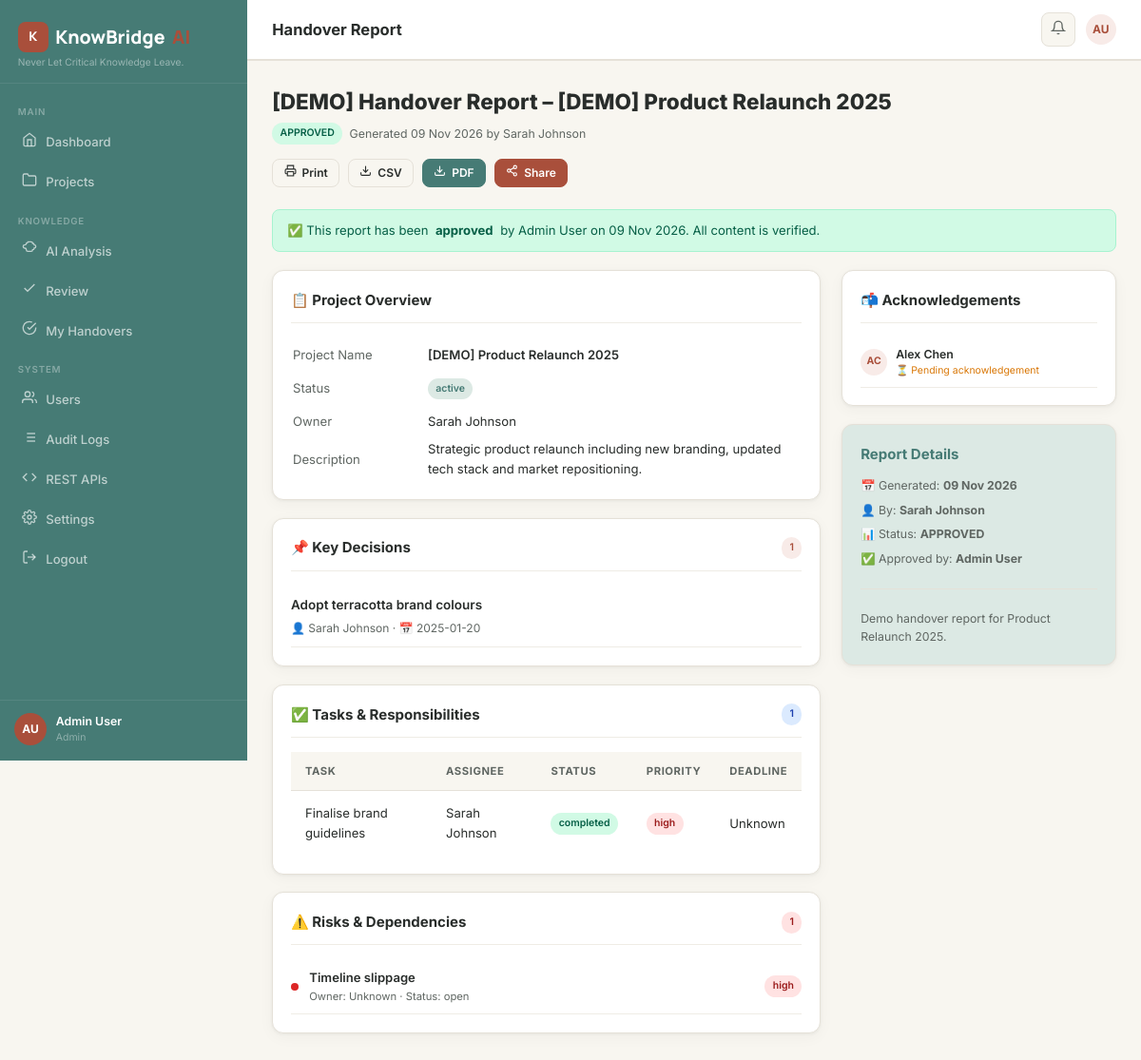
The page /reports/1 (signed in) on the database its author committed.
### app.py (models this page shows, shortened)
class User(UserMixin, db.Model):
    __tablename__ = 'users'
    id = db.Column(db.Integer, primary_key=True)
    name = db.Column(db.String(120), nullable=False)
    email = db.Column(db.String(255), unique=True, nullable=False)
    password_hash = db.Column(db.String(255), nullable=False)
    role = db.Column(db.String(30), default='team_member')  # admin / project_manager / team_member
    is_active = db.Column(db.Boolean, default=True)
    created_at = db.Column(db.DateTime, default=lambda: datetime.now(timezone.utc))
    avatar_initials = db.Column(db.String(4))
    projects_owned = db.relationship('Project', back_populates='owner', foreign_keys='Project.owner_id')
    memberships = db.relationship('ProjectMember', back_populates='user')
    documents = db.relationship('Document', back_populates='uploader')
    reviews = db.relationship('Review', back_populates='reviewer')
    audit_logs = db.relationship('AuditLog', back_populates='user')
    def is_admin(self): return self.role == 'admin'
    def is_pm(self): return self.role in ('admin', 'project_manager')
    def get_initials(self):
        parts = self.name.strip().split()
        return (''.join(p[0].upper() for p in parts[:2])) if parts else 'U'

class HandoverReport(db.Model):
    __tablename__ = 'handover_reports'
    id = db.Column(db.Integer, primary_key=True)
    project_id = db.Column(db.Integer, db.ForeignKey('projects.id'))
    generated_by_id = db.Column(db.Integer, db.ForeignKey('users.id'))
    title = db.Column(db.String(300))
    summary = db.Column(db.Text)
    content_json = db.Column(db.Text)
    status = db.Column(db.String(30), default='draft')  # draft/approved/shared
    approved_by_id = db.Column(db.Integer, db.ForeignKey('users.id'))
    approved_at = db.Column(db.DateTime)
    generated_at = db.Column(db.DateTime, default=lambda: datetime.now(timezone.utc))
    project = db.relationship('Project', back_populates='reports')
    generated_by = db.relationship('User', foreign_keys=[generated_by_id])
    approved_by = db.relationship('User', foreign_keys=[approved_by_id])
    acknowledgements = db.relationship('Acknowledgement', back_populates='report', cascade='all, delete-orphan')

class Acknowledgement(db.Model):
    __tablename__ = 'acknowledgements'
    id = db.Column(db.Integer, primary_key=True)
    report_id = db.Column(db.Integer, db.ForeignKey('handover_reports.id'))
    recipient_id = db.Column(db.Integer, db.ForeignKey('users.id'))
    status = db.Column(db.String(20), default='pending')  # pending/acknowledged
    acknowledged_at = db.Column(db.DateTime)
    notes = db.Column(db.Text)
    sent_at = db.Column(db.DateTime, default=lambda: datetime.now(timezone.utc))
    report = db.relationship('HandoverReport', back_populates='acknowledgements')
    recipient = db.relationship('User', foreign_keys=[recipient_id])

### app.py (the view)
@app.route('/reports/<int:rid>')
@login_required
def view_report(rid):
    rpt = db.session.get(HandoverReport, rid)
    if not rpt or not can_access_project(rpt.project_id):
        abort(404)
    content = json.loads(rpt.content_json or '{}')
    acks = Acknowledgement.query.filter_by(report_id=rid).all()
    users = User.query.filter_by(is_active=True).all()
    return render_template('report.html', report=rpt, content=content, acks=acks, users=users)

### app.py (called while the page is built, shortened)
@login_manager.user_loader
def load_user(uid): return db.session.get(User, int(uid))

def can_access_project(project_id):
    if current_user.is_admin():
        return True

@app.context_processor
def inject_globals():
    unread = 0
    if current_user.is_authenticated:
        unread = Notification.query.filter_by(user_id=current_user.id, is_read=False).count()
    return {'unread_notifications': unread, 'now': datetime.now(timezone.utc)}

### templates/report.html (shortened to what this page needs)
{% extends 'base.html' %}
{% block topbar_title %}Handover Report{% endblock %}
{% block content %}
<div class="page-header">
  <div>
    <div class="page-title">{{ report.title }}</div>
    <div style="display:flex;align-items:center;gap:.5rem;margin-top:.3rem;">
      <span class="badge {% if report.status=='approved' %}badge-success{% elif report.status=='shared' %}badge-info{% else %}badge-muted{% endif %}">{{ report.status.upper() }}</span>
      <span class="text-muted text-sm">Generated {{ report.generated_at.strftime('%d %b %Y') }} by {{ report.generated_by.name if report.generated_by else 'Unknown' }}</span>
    </div>
  </div>
  <div style="display:flex;gap:.6rem;flex-wrap:wrap;">
    <button onclick="window.print()" class="btn btn-outline btn-sm"><span data-icon="print"></span> Print</button>
    <a href="{{ url_for('download_report_csv', rid=report.id) }}" class="btn btn-outline btn-sm"><span data-icon="download"></span> CSV</a>
    <a href="{{ url_for('download_report_pdf', rid=report.id) }}" class="btn btn-forest btn-sm"><span data-icon="download"></span> PDF</a>
    {% if current_user.is_pm() and report.status in ('approved','shared') %}
    <button class="btn btn-primary btn-sm" onclick="Modal.open('share-modal')"><span data-icon="share"></span> Share</button>
    {% endif %}
  </div>
</div>
{% if report.status=='approved' or report.status=='shared' %}
<div style="background:#D1FAE5;border:1px solid #A7F3D0;border-radius:var(--radius-sm);padding:.75rem 1rem;margin-bottom:1.25rem;font-size:.875rem;color:#065F46;display:flex;align-items:center;gap:.5rem;">
  ✅ This report has been <strong>approved</strong>{% if report.approved_by %} by {{ report.approved_by.name }}{% endif %}{% if report.approved_at %} on {{ report.approved_at.strftime('%d %b %Y') }}{% endif %}. All content is verified.
</div>
{% endif %}
<div class="two-col-grid report-grid">
  <div>
    {% set proj = content.get('project', {}) %}
    <div class="card" style="margin-bottom:1.25rem;">
      <div class="card-header"><span class="card-title">📋 Project Overview</span></div>
      <table style="width:100%;font-size:.875rem;">
        <tr><td style="padding:.4rem 0;color:var(--text-secondary);width:140px;">Project Name</td><td style="font-weight:600;">{{ proj.get('name','—') }}</td></tr>
        <tr><td style="padding:.4rem 0;color:var(--text-secondary);">Status</td><td><span class="badge badge-sage">{{ proj.get('status','—') }}</span></td></tr>
        <tr><td style="padding:.4rem 0;color:var(--text-secondary);">Owner</td><td>{{ proj.get('owner','—') }}</td></tr>
        <tr><td style="padding:.4rem 0;color:var(--text-secondary);">Description</td><td>{{ proj.get('description','—') }}</td></tr>
      </table>
    </div>
    {% if content.get('decisions') %}
    <div class="card" style="margin-bottom:1.25rem;">
      <div class="card-header"><span class="card-title">📌 Key Decisions</span><span class="badge badge-primary">{{ content.decisions|length }}</span></div>
      {% for d in content.decisions %}
      <div style="padding:.7rem 0;border-bottom:1px solid var(--border-light);">
        <div style="font-weight:600;font-size:.9rem;color:var(--text);">{{ d.title }}</div>
        <div style="font-size:.8rem;color:var(--text-secondary);margin-top:.2rem;">
          👤 {{ d.owner }} {% if d.date and d.date != 'Unknown' %}· 📅 {{ d.date }}{% endif %}
        </div>
      </div>
      {% endfor %}
    </div>
    {% endif %}
    {% if content.get('tasks') %}
    <div class="card" style="margin-bottom:1.25rem;">
      <div class="card-header"><span class="card-title">✅ Tasks & Responsibilities</span><span class="badge badge-info">{{ content.tasks|length }}</span></div>
      <div class="table-wrap">
        <table class="kb-table">
          <thead><tr><th>Task</th><th>Assignee</th><th>Status</th><th>Priority</th><th>Deadline</th></tr></thead>
          <tbody>
            {% for t in content.tasks %}
            <tr>
              <td>{{ t.title }}</td>
              <td>{{ t.assignee }}</td>
              <td><span class="badge {% if t.status=='completed' %}badge-success{% elif t.status=='in_progress' %}badge-info{% else %}badge-warning{% endif %}">{{ t.status }}</span></td>
              <td><span class="badge {% if t.priority=='high' %}badge-danger{% elif t.priority=='medium' %}badge-warning{% else %}badge-sage{% endif %}">{{ t.priority }}</span></td>
              <td>{{ t.deadline }}</td>
            </tr>
            {% endfor %}
          </tbody>
        </table>
      </div>
    </div>
    {% endif %}
    {% if content.get('risks') %}
    <div class="card" style="margin-bottom:1.25rem;">
      <div class="card-header"><span class="card-title">⚠️ Risks & Dependencies</span><span class="badge badge-danger">{{ content.risks|length }}</span></div>
      {% for r in content.risks %}
      <div style="display:flex;align-items:center;gap:.75rem;padding:.6rem 0;border-bottom:1px solid var(--border-light);">
        <span class="risk-dot {{ r.level }}"></span>
        <div style="flex:1;">
          <div style="font-weight:600;font-size:.875rem;">{{ r.title }}</div>
          <div style="font-size:.75rem;color:var(--text-secondary);">Owner: {{ r.owner }} · Status: {{ r.status }}</div>
        </div>
        <span class="badge {% if r.level=='high' %}badge-danger{% elif r.level=='medium' %}badge-warning{% else %}badge-success{% endif %}">{{ r.level }}</span>
      </div>
      {% endfor %}
    </div>
    {% endif %}
  </div>
  <div>
    <div class="card" style="margin-bottom:1.25rem;">
      <div class="card-header"><span class="card-title">📬 Acknowledgements</span></div>
      {% if acks %}
      {% for ack in acks %}
      <div style="display:flex;align-items:center;gap:.6rem;padding:.5rem 0;border-bottom:1px solid var(--border-light);">
        <div style="width:28px;height:28px;background:var(--primary-light);border-radius:50%;display:flex;align-items:center;justify-content:center;font-size:.7rem;font-weight:700;color:var(--primary);">{{ ack.recipient.get_initials() if ack.recipient else '?' }}</div>
        <div style="flex:1;">
          <div style="font-size:.82rem;font-weight:600;">{{ ack.recipient.name if ack.recipient else 'Unknown' }}</div>
          {% if ack.status == 'acknowledged' %}
          <div style="font-size:.7rem;color:#059669;">✅ Acknowledged {{ ack.acknowledged_at.strftime('%d %b') if ack.acknowledged_at else '' }}</div>
          {% else %}
          <div style="font-size:.7rem;color:#D97706;">⏳ Pending acknowledgement</div>
          {% endif %}
        </div>
      </div>
      {% endfor %}
      {% else %}
      <p style="font-size:.82rem;color:var(--text-secondary);">Not shared with anyone yet.</p>
      {% endif %}
    </div>
    <div class="card" style="background:var(--sage);">
      <div style="font-weight:700;color:var(--forest);margin-bottom:.75rem;">Report Details</div>
      <div style="font-size:.82rem;color:var(--text-secondary);display:flex;flex-direction:column;gap:.4rem;">
        <div>📅 Generated: <strong>{{ report.generated_at.strftime('%d %b %Y') }}</strong></div>
        <div>👤 By: <strong>{{ report.generated_by.name if report.generated_by else 'Unknown' }}</strong></div>
        <div>📊 Status: <strong>{{ report.status.upper() }}</strong></div>
        {% if report.approved_by %}
        <div>✅ Approved by: <strong>{{ report.approved_by.name }}</strong></div>
        {% endif %}
        {% if report.summary %}
        <div class="separator"></div>
        <div>{{ report.summary }}</div>
        {% endif %}
      </div>
    </div>
  </div>
</div>
{% endblock %}

### templates/base.html (shortened to what this page needs)
<!DOCTYPE html>
<html lang="en">
<head>
<link rel="stylesheet" href="{{ url_for('static', filename='css/style.css') }}">
</head>
<body>
{% block body %}
<div class="app-wrapper">
  <aside class="sidebar" id="sidebar">
    <div class="sidebar-brand">
      <div class="brand-name">
        <div class="brand-icon">K</div>
        KnowBridge<span style="color:var(--primary);">AI</span>
      </div>
      <div class="tagline">Never Let Critical Knowledge Leave.</div>
    </div>
    <nav class="sidebar-nav">
      <span class="nav-section-label">Main</span>
      <ul style="list-style:none;padding:0;margin:0;">
        <li class="nav-item">
          <a href="{{ url_for('dashboard') }}" class="nav-link {% if request.endpoint=='dashboard' %}active{% endif %}">
            <span class="nav-icon" data-icon="home"></span> Dashboard
          </a>
        </li>
        <li class="nav-item">
          <a href="{{ url_for('projects') }}" class="nav-link {% if 'project' in (request.endpoint or '') %}active{% endif %}">
            <span class="nav-icon" data-icon="folder"></span> Projects
          </a>
        </li>
      </ul>
      <span class="nav-section-label">Knowledge</span>
      <ul style="list-style:none;padding:0;margin:0;">
        <li class="nav-item">
          <a href="#" onclick="ToastManager.show('Select a project first, then access AI Summary.','info');return false;" class="nav-link">
            <span class="nav-icon" data-icon="brain"></span> AI Analysis
          </a>
        </li>
        <li class="nav-item">
          <a href="#" onclick="ToastManager.show('Select a project to review items.','info');return false;" class="nav-link">
            <span class="nav-icon" data-icon="check"></span> Review
          </a>
        </li>
        <li class="nav-item">
          <a href="{{ url_for('my_acknowledgements') }}" class="nav-link {% if request.endpoint=='my_acknowledgements' %}active{% endif %}">
            <span class="nav-icon" data-icon="ack"></span> My Handovers
          </a>
        </li>
      </ul>
      <span class="nav-section-label">System</span>
      <ul style="list-style:none;padding:0;margin:0;">
        {% if current_user.is_authenticated and current_user.is_admin() %}
        <li class="nav-item">
          <a href="{{ url_for('users_page') }}" class="nav-link {% if request.endpoint=='users_page' %}active{% endif %}">
            <span class="nav-icon" data-icon="users"></span> Users
          </a>
        </li>
        <li class="nav-item">
          <a href="{{ url_for('audit_logs') }}" class="nav-link {% if request.endpoint=='audit_logs' %}active{% endif %}">
            <span class="nav-icon" data-icon="log"></span> Audit Logs
          </a>
        </li>
        {% endif %}
        {% if current_user.is_authenticated %}
        <li class="nav-item">
          <a href="{{ url_for('api_docs_page') }}" class="nav-link {% if request.endpoint=='api_docs_page' %}active{% endif %}">
            <span class="nav-icon" data-icon="code"></span> REST APIs
          </a>
        </li>
        <li class="nav-item">
          <a href="{{ url_for('settings') }}" class="nav-link {% if request.endpoint=='settings' %}active{% endif %}">
            <span class="nav-icon" data-icon="settings"></span> Settings
          </a>
        </li>
        <li class="nav-item">
          <a href="{{ url_for('logout') }}" class="nav-link">
            <span class="nav-icon" data-icon="logout"></span> Logout
          </a>
        </li>
        {% else %}
        <li class="nav-item">
          <a href="{{ url_for('login') }}" class="nav-link">
            <span class="nav-icon" data-icon="logout"></span> Sign In
          </a>
        </li>
        {% endif %}
      </ul>
    </nav>
    <div class="sidebar-footer">
      <div class="sidebar-user">
        <div class="sidebar-avatar">{% if current_user.is_authenticated %}{{ current_user.get_initials() }}{% else %}KB{% endif %}</div>
        <div class="sidebar-user-info">
          <div class="user-name">{% if current_user.is_authenticated %}{{ current_user.name }}{% else %}Guest Visitor{% endif %}</div>
          <div class="user-role">{% if current_user.is_authenticated %}{{ current_user.role.replace('_',' ').title() }}{% else %}Guest{% endif %}</div>
        </div>
      </div>
    </div>
  </aside>
  <div class="main-content">
    <header class="topbar">
      <div style="display:flex;align-items:center;gap:.75rem;min-width:0;">
        <div class="topbar-title">{% block topbar_title %}KnowBridge AI{% endblock %}</div>
      </div>
      <div class="topbar-right">
        {% if current_user.is_authenticated %}
        <button class="topbar-btn" onclick="markNotificationsRead()" title="Notifications">
          <span data-icon="bell"></span>
        </button>
        <div style="width:32px;height:32px;background:var(--primary-light);border-radius:50%;display:flex;align-items:center;justify-content:center;font-size:.8rem;font-weight:700;color:var(--primary);">
          {{ current_user.get_initials() }}
        </div>
        {% else %}
        <a href="{{ url_for('login') }}" class="btn btn-primary btn-sm">Sign In</a>
        {% endif %}
      </div>
    </header>
    <main class="page-content">
      {% block content %}{% endblock %}
    </main>
  </div>
</div>
{% endblock %}
</body>
</html>

### rows shown on the page
User: get_initials "AU", name "Admin User", role.replace "Admin", approved_by.name "Admin User"
HandoverReport: title "[DEMO] Handover Report – [DEMO] Product Relaunch 2025", status "APPROVED", generated_at "09 Nov 2026", approved_at "09 Nov 2026", summary "Demo handover report for Product Relaunch 2025."
User: generated_by "Sarah Johnson", get "Sarah Johnson"
Acknowledgement: recipient "AC", recipient "Alex Chen", status "⏳ Pending acknowledgement"

### other values the page prints
{{ proj.get('name','—') }} "[DEMO] Product Relaunch 2025"
{{ proj.get('status','—') }} "active"
{{ proj.get('description','—') }} "Strategic product relaunch including new branding, updated tech stack and market repositioning."
{{ content.decisions|length }} "1"
{{ d.title }} "Adopt terracotta brand colours"
{{ d.owner }} "Sarah Johnson"
{{ d.date }} "2025-01-20"
{{ content.tasks|length }} "1"
{{ t.title }} "Finalise brand guidelines"
{{ t.assignee }} "Sarah Johnson"
{{ t.status }} "completed"
{{ t.priority }} "high"
{{ t.deadline }} "Unknown"
{{ content.risks|length }} "1"
{{ r.title }} "Timeline slippage"
